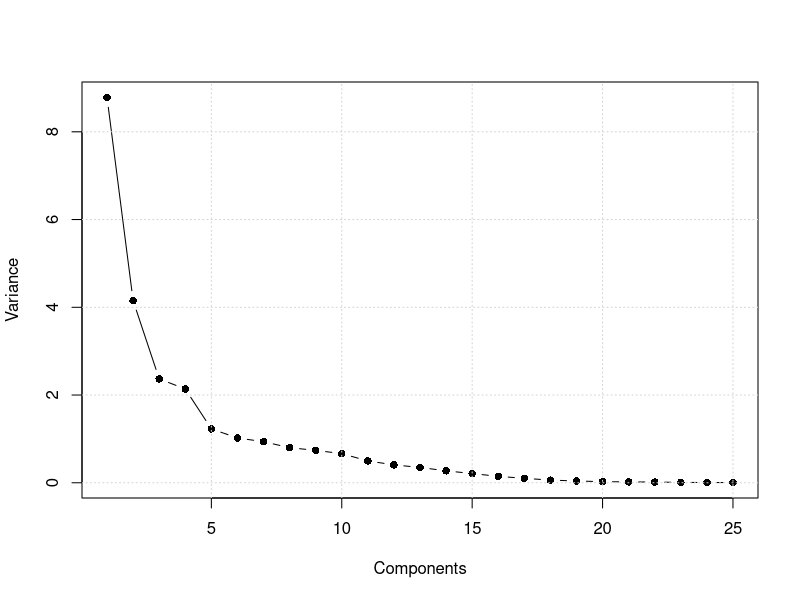
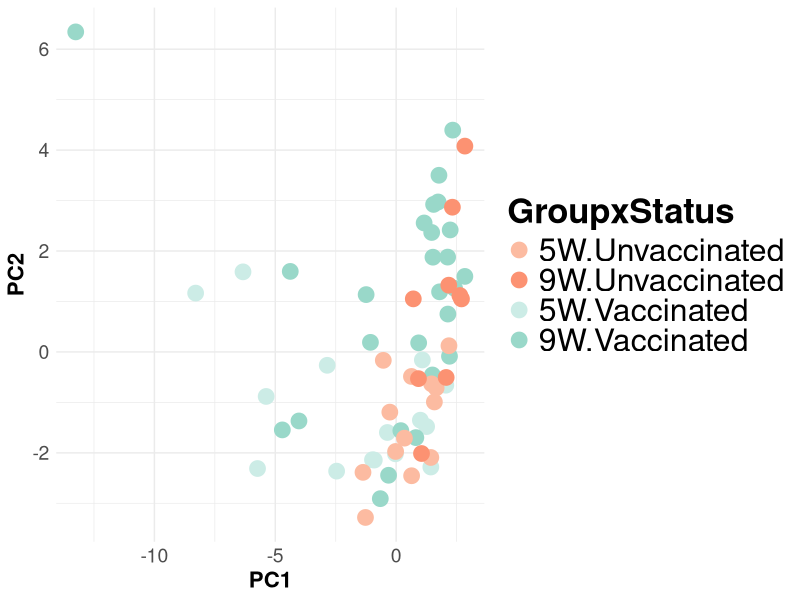

Write R code to recreate these figures, in order. (Note: this script raises an error after producing the figures.)
# Clear environment
rm(list=ls())
# Clear all plots
if(!is.null(dev.list())) dev.off()

# Load packages
library(ggplot2)
library(RColorBrewer)


#-------------------
# Load Data
#-------------------

dat <- read.csv("mva_assignment_final_data.csv", check.names = FALSE)
head(dat)
str(dat)

#-------------------
# Data Wrangling
#-------------------

# Set Factor Variables
dat$Group <- as.factor(dat$Group) # level_1 = 5W, level_2 = 9W
dat$Status <- as.factor(dat$Status)  # level_1 = Unvaccinated, level_2 = Vaccinated
str(dat)  # 64 observations and  
head(dat)

# Remove Factor Variables and Scale
#dat_scal <- log(dat[, -c(1, 2, 3)]+1)
#dat_scal <- scale(dat_scal)
dat_scal <- scale(dat[, -c(1, 2, 3)])
dat_scal <- as.data.frame(dat_scal)
head(dat_scal)
dim(dat_scal)  


#-------------------
# PCR
#-------------------

prcfit <- prcomp(dat_scal,scale=TRUE) # PCA on correlation matrix
prcfit
summary(prcfit)

plot(x=1:25, 
     y=prcfit$sdev^2,        # eigenvalues = variance explained by that component
     xlab = "Components",
     ylab = "Variance",
     pch = 16,
     type = "b",
     main = "" )
grid()


# prcfit$sdev^2 = eigenvalues
# recall that because the data is standardised, the total variation of all 25 
# standardised variables is 25
# so for the first component, prcfit$sdev[1]^2/25 = 2.9638^2/25 gives the proportion
# of variance explained by the first component

# quite hard to see an elbow - could be 5

# if we used the 90% criteria, we'd have to retain 10 components !

prcfit$sdev^2
# if we used the eigenvalues > 1, we'd have to retain 6 components - but the eigenvalue
# condition often underestimates the amount of pc needed



# So really not much point in plotting.....
# could very well be that a linear reduction doesnt exist



#-------------------------
# VISUALISATION
#------------------------

plot_dat1 = data.frame("PC1" = prcfit$x[,1],
                           "PC2" = prcfit$x[,2],
                           "GroupxStatus" = as.factor(interaction(dat$Group,dat$Status)))

ggplot(plot_dat1, aes(x=PC1, y=PC2, color = GroupxStatus)) +
  geom_point(size=5) +
  scale_color_manual(values=c("#FCBBA1", "#FC9272", "#CCECE6", "#99D8C9"))+
  theme_minimal() +
  theme(legend.position = "right", legend.title = element_text(size = 25, face = "bold"), 
        legend.text=element_text(size=23), axis.text=element_text(size=14),
        axis.title=element_text(size=16,face="bold")) 

round(prcfit$rotation[,1:6], 3)

fviz_pca_biplot(prcfit)
